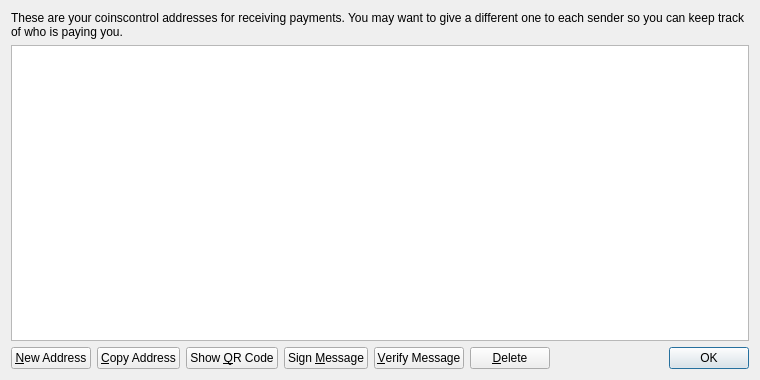
<?xml version="1.0" encoding="UTF-8"?>
<ui version="4.0">
 <class>AddressBookPage</class>
 <widget class="QWidget" name="AddressBookPage">
  <property name="geometry">
   <rect>
    <x>0</x>
    <y>0</y>
    <width>760</width>
    <height>380</height>
   </rect>
  </property>
  <property name="windowTitle">
   <string>Address Book</string>
  </property>
  <layout class="QVBoxLayout" name="verticalLayout">
   <item>
    <widget class="QLabel" name="labelExplanation">
     <property name="text">
      <string>These are your coinscontrol addresses for receiving payments. You may want to give a different one to each sender so you can keep track of who is paying you.</string>
     </property>
     <property name="textFormat">
      <enum>Qt::PlainText</enum>
     </property>
     <property name="wordWrap">
      <bool>true</bool>
     </property>
    </widget>
   </item>
   <item>
    <widget class="QTableView" name="tableView">
     <property name="contextMenuPolicy">
      <enum>Qt::CustomContextMenu</enum>
     </property>
     <property name="toolTip">
      <string>Double-click to edit address or label</string>
     </property>
     <property name="tabKeyNavigation">
      <bool>false</bool>
     </property>
     <property name="alternatingRowColors">
      <bool>true</bool>
     </property>
     <property name="selectionMode">
      <enum>QAbstractItemView::SingleSelection</enum>
     </property>
     <property name="selectionBehavior">
      <enum>QAbstractItemView::SelectRows</enum>
     </property>
     <property name="sortingEnabled">
      <bool>true</bool>
     </property>
     <attribute name="verticalHeaderVisible">
      <bool>false</bool>
     </attribute>
    </widget>
   </item>
   <item>
    <layout class="QHBoxLayout" name="horizontalLayout">
     <item>
      <widget class="QPushButton" name="newAddressButton">
       <property name="toolTip">
        <string>Create a new address</string>
       </property>
       <property name="text">
        <string>&amp;New Address</string>
       </property>
       <property name="icon">
        <iconset resource="../bitcoin.qrc">
         <normaloff>:/icons/add</normaloff>:/icons/add</iconset>
       </property>
      </widget>
     </item>
     <item>
      <widget class="QPushButton" name="copyToClipboard">
       <property name="toolTip">
        <string>Copy the currently selected address to the system clipboard</string>
       </property>
       <property name="text">
        <string>&amp;Copy Address</string>
       </property>
       <property name="icon">
        <iconset resource="../bitcoin.qrc">
         <normaloff>:/icons/editcopy</normaloff>:/icons/editcopy</iconset>
       </property>
      </widget>
     </item>
     <item>
      <widget class="QPushButton" name="showQRCode">
       <property name="text">
        <string>Show &amp;QR Code</string>
       </property>
       <property name="icon">
        <iconset resource="../bitcoin.qrc">
         <normaloff>:/icons/qrcode</normaloff>:/icons/qrcode</iconset>
       </property>
      </widget>
     </item>
     <item>
      <widget class="QPushButton" name="signMessage">
       <property name="toolTip">
        <string>Sign a message to prove you own a coinscontrol address</string>
       </property>
       <property name="text">
        <string>Sign &amp;Message</string>
       </property>
       <property name="icon">
        <iconset resource="../bitcoin.qrc">
         <normaloff>:/icons/edit</normaloff>:/icons/edit</iconset>
       </property>
      </widget>
     </item>
     <item>
      <widget class="QPushButton" name="verifyMessage">
       <property name="toolTip">
        <string>Verify a message to ensure it was signed with a specified coinscontrol address</string>
       </property>
       <property name="text">
        <string>&amp;Verify Message</string>
       </property>
       <property name="icon">
        <iconset resource="../bitcoin.qrc">
         <normaloff>:/icons/transaction_0</normaloff>:/icons/transaction_0</iconset>
       </property>
      </widget>
     </item>
     <item>
      <widget class="QPushButton" name="deleteButton">
       <property name="toolTip">
        <string>Delete the currently selected address from the list</string>
       </property>
       <property name="text">
        <string>&amp;Delete</string>
       </property>
       <property name="icon">
        <iconset resource="../bitcoin.qrc">
         <normaloff>:/icons/remove</normaloff>:/icons/remove</iconset>
       </property>
      </widget>
     </item>
     <item>
      <spacer name="horizontalSpacer">
       <property name="orientation">
        <enum>Qt::Horizontal</enum>
       </property>
       <property name="sizeHint" stdset="0">
        <size>
         <width>40</width>
         <height>20</height>
        </size>
       </property>
      </spacer>
     </item>
     <item>
      <widget class="QDialogButtonBox" name="buttonBox">
       <property name="sizePolicy">
        <sizepolicy hsizetype="Maximum" vsizetype="Fixed">
         <horstretch>0</horstretch>
         <verstretch>0</verstretch>
        </sizepolicy>
       </property>
       <property name="standardButtons">
        <set>QDialogButtonBox::Ok</set>
       </property>
      </widget>
     </item>
    </layout>
   </item>
  </layout>
 </widget>
 <resources>
  <include location="../bitcoin.qrc"/>
 </resources>
 <connections/>
</ui>
